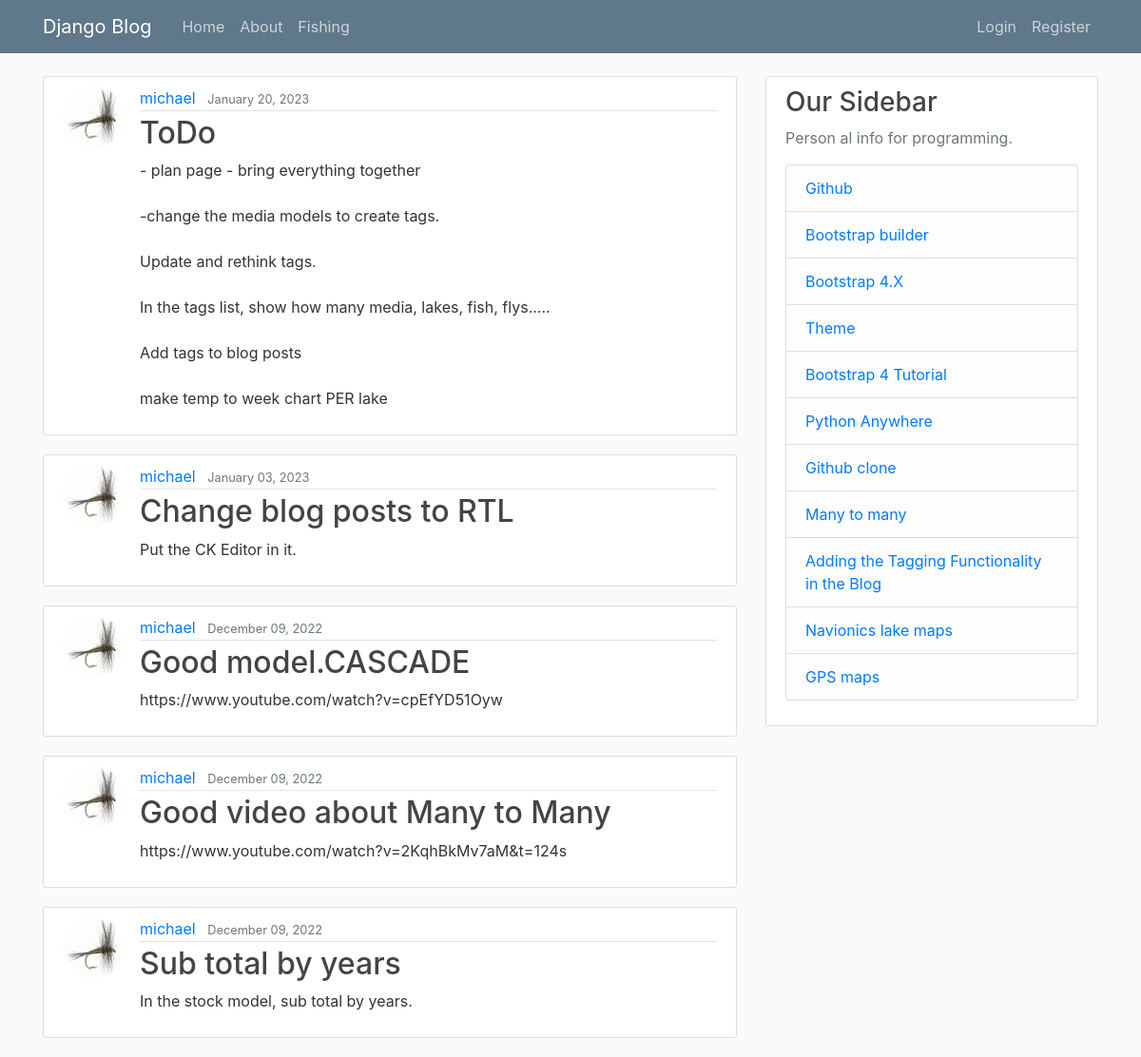
Page /blog/ on the earlier database version.
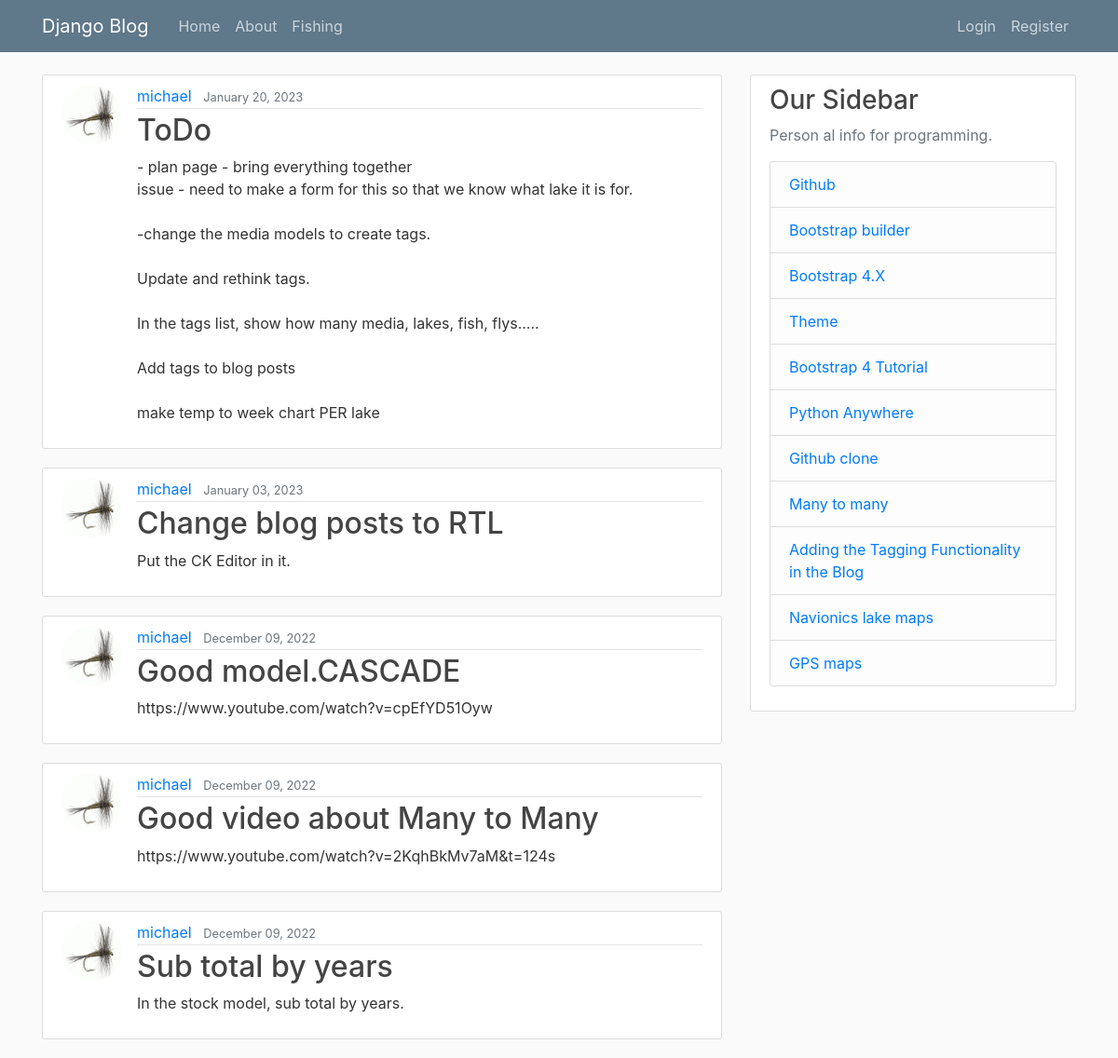
Same page on the later database version.
### blog/models.py (models this page shows, shortened)
class Post(models.Model):
    title = models.CharField(max_length=100)
    content = models.TextField()
    date_posted = models.DateTimeField(default=timezone.now)
    author = models.ForeignKey(User, on_delete=models.CASCADE)

### users/models.py (models this page shows, shortened)
class Profile(models.Model):
    user = models.OneToOneField(User, on_delete=models.CASCADE)
    image = models.ImageField(default='default.jpg', upload_to='profile_pics')

### blog/views.py (the view)
# urls.py: path('', PostListView.as_view(), name='blog-home'),
class PostListView(ListView):
    model = Post
    template_name = 'blog/home.html'  # <app>/<model>_<viewtype>.html
    context_object_name = 'posts'
    ordering = ['-date_posted']
    paginate_by = 5

### blog/templates/blog/home.html (shortened to what this page needs)
{% extends "blog/base.html" %}
{% block content %}
    {% for post in posts %}
        <article class="media content-section">
          <img class="rounded-circle article-img" src="{{ post.author.profile.image.url }}">
          <div class="media-body">
            <div class="article-metadata">
              <a class="mr-2" href="{% url 'user-posts' post.author.username %}">{{ post.author }}</a>
              <small class="text-muted">{{ post.date_posted|date:"F d, Y" }}</small>
            </div>
            <h2><a class="article-title" href="{% url 'post-detail' post.id %}">{{ post.title }}</a></h2>
            <p class="article-content">{{ post.content }}</p>
          </div>
        </article>
    {% endfor %}
{% endblock content %}

### blog/templates/blog/base.html (shortened to what this page needs)
{% load static %}
<!DOCTYPE html>
<html>
<head>
    <link rel="stylesheet" href="https://maxcdn.bootstrapcdn.com/bootstrap/4.0.0/css/bootstrap.min.css">
    <link rel="stylesheet" type="text/css" href="{% static 'blog/main.css' %}">
</head>
<body>
    <header class="site-header">
      <nav class="navbar navbar-expand-md navbar-dark bg-steel fixed-top">
        <div class="container">
          <a class="navbar-brand mr-4" href="{% url 'catch_home' %}">Django Blog</a>
          <div class="collapse navbar-collapse" id="navbarToggle">
            <div class="navbar-nav mr-auto">
              <a class="nav-item nav-link" href="{% url 'blog-home' %}">Home</a>
              <a class="nav-item nav-link" href="{% url 'blog-about' %}">About</a>
              <a class="nav-item nav-link" href="#">Fishing</a>
            </div>
            <div class="navbar-nav">
              {% if user.is_authenticated %}
                <a class="nav-item nav-link" href="{% url 'post-create' %}">New Post</a>
                <a class="nav-item nav-link" href="{% url 'profile' %}">Profile</a>
                <a class="nav-item nav-link" href="{% url 'logout' %}">Logout</a>
                <a class="nav-item nav-link" href="{% url 'admin:index' %}">ADMIN</a>
              {% else %}
                <a class="nav-item nav-link" href="{% url 'login' %}">Login</a>
                <a class="nav-item nav-link" href="{% url 'register' %}">Register</a>
              {% endif %}
            </div>
          </div>
        </div>
      </nav>
    </header>
    <main role="main" class="container">
      <div class="row">
        <div class="col-md-8">
          {% block content %}{% endblock %}
        </div>
        <div class="col-md-4">
          <div class="content-section">
            <h3>Our Sidebar</h3>
            <p class='text-muted'>Person al info for programming.
              <ul class="list-group">
                <li class="list-group-item list-group-item-light"><a href="https://github.com/mgurnett" target="_blank" >Github</a></li>
                <li class="list-group-item list-group-item-light"><a href="https://www.layoutit.com/build?#" target="_blank" >Bootstrap builder</a></li>
                <li class="list-group-item list-group-item-light"><a href="https://getbootstrap.com/docs/4.6/getting-started/introduction/" target="_blank" >Bootstrap 4.X</a></li>
                <li class="list-group-item list-group-item-light"><a href="https://bootswatch.com/darkly/" target="_blank" >Theme</a></li>
                <li class="list-group-item list-group-item-light"><a href="https://www.w3schools.com/bootstrap4/default.asp" target="_blank" >Bootstrap 4 Tutorial</a></li>
                <li class="list-group-item list-group-item-light"><a href="https://www.pythonanywhere.com/user/mgurnett/" target="_blank" >Python Anywhere</a></li>
                <li class="list-group-item list-group-item-light"><a href="https://mycyberuniverse.com/how-fix-fatal-authentication-failed-for-https-github-com.html" target="_blank" >Github clone</a></li>
                <li class="list-group-item list-group-item-light"><a href="https://medium.com/swlh/django-forms-for-many-to-many-fields-d977dec4b024" target="_blank" >Many to many</a></li>
                <li class="list-group-item list-group-item-light"><a href="https://www.codesnail.com/adding-the-tagging-functionality-in-the-blog-django-blog-7/" target="_blank" >Adding the Tagging Functionality in the Blog</a></li>
                <li class="list-group-item list-group-item-light"><a href="https://webapp.navionics.com/?lang=en#boating@8&key=m%7BwiI~gbmT" target="_blank" >Navionics lake maps</a></li>
                <li class="list-group-item list-group-item-light"><a href="https://fishing-app.gpsnauticalcharts.com/i-boating-fishing-web-app/fishing-marine-charts-navigation.html?title=Cow+Lake+boating+app#10.26/53.8607/-114.2421" target="_blank" >GPS maps</a></li>
              </ul>
            </p>
          </div>
        </div>
      </div>
    </main>
</body>
</html>

### static/blog/main.css (style rules this page uses)
body { background: #fafafa; color: #333333; margin-top: 5rem; }
h1, h2, h3, h4, h5, h6 { color: #444444; }
ul { margin: 0; }
.bg-steel { background-color: #5f788a; }
.site-header .navbar-nav .nav-link { color: #cbd5db; }
.content-section { background: #ffffff; padding: 10px 20px; border: 1px solid #dddddd; border-radius: 3px; margin-bottom: 20px; }
.article-title { color: #444444; }
.article-content { white-space: pre-line; }
.article-img { height: 65px; width: 65px; margin-right: 16px; }
.article-metadata { padding-bottom: 1px; margin-bottom: 4px; border-bottom: 1px solid #e3e3e3 }

Differences in the rows shown:
changed Post "ToDo": content "…- bring everything together -change the media models…" → "…- bring everything together issue - need to make a form for this so that we know what lake it is for. -change the media models…"
